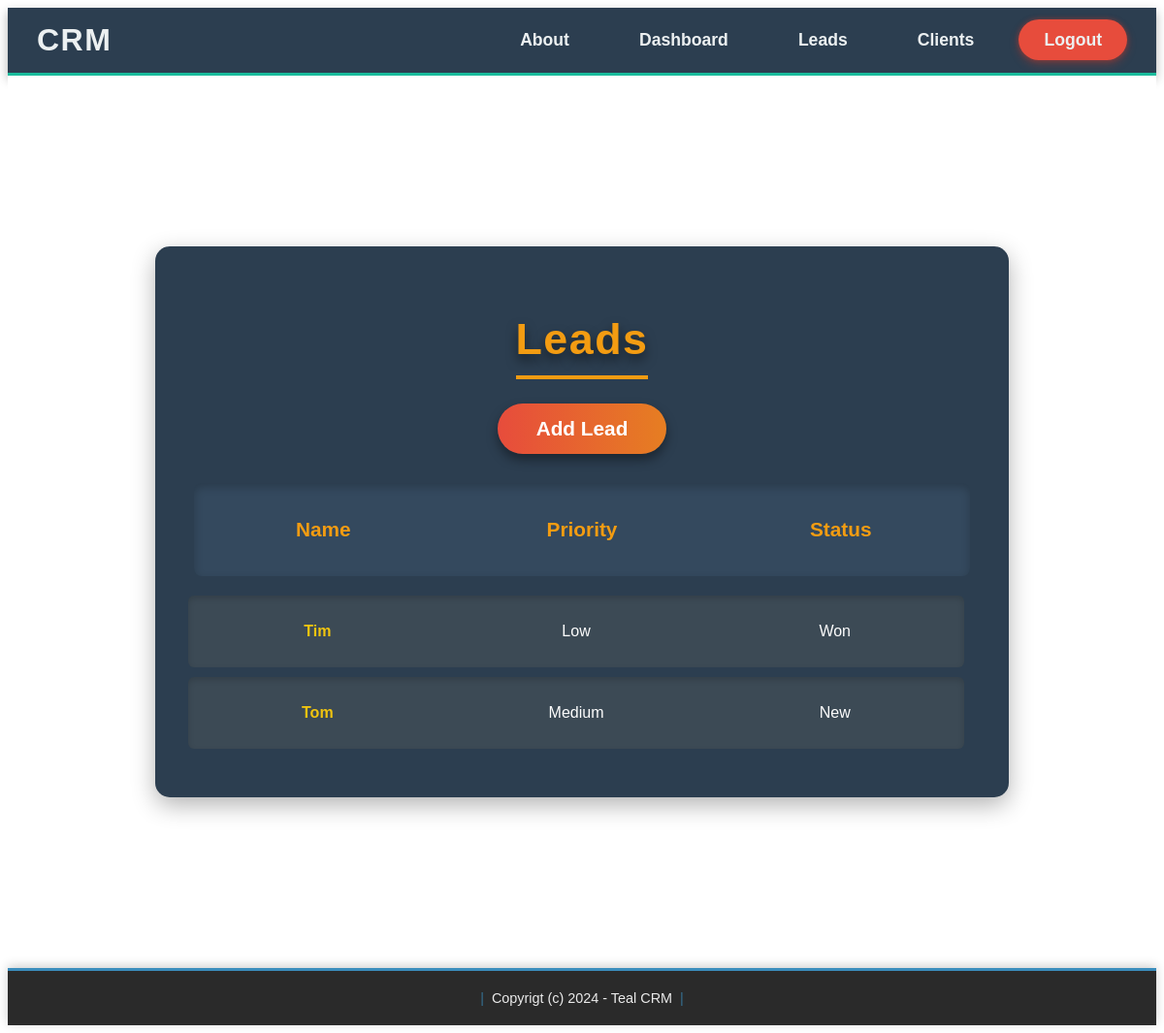
The app's page /leads_list/ (signed in), older data.
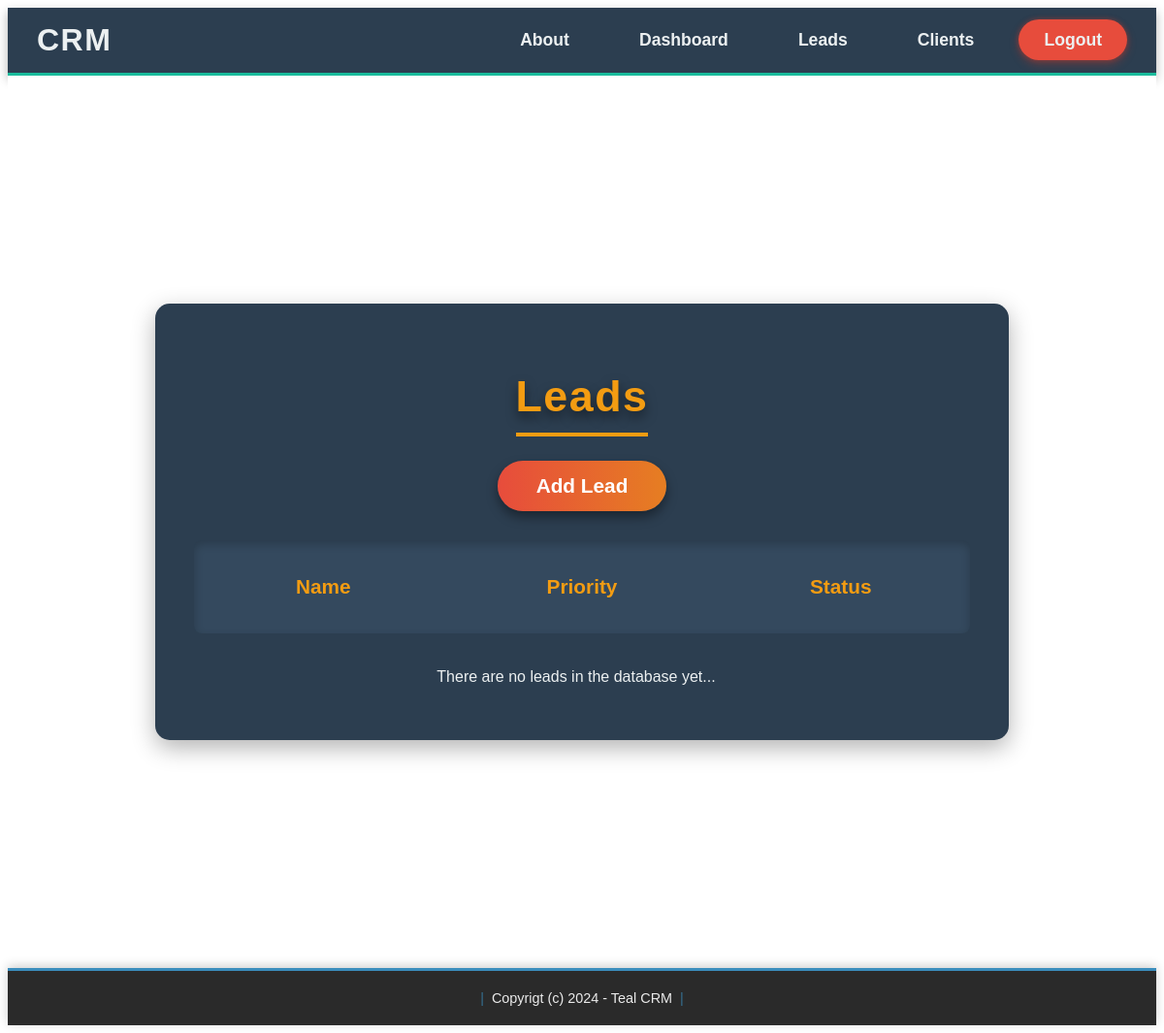
The same page, newer data.
### catalog/models.py (models this page shows, shortened)
class Lead(models.Model):
    LOW = 'low'
    MEDIUM = 'medium'
    HIGH = 'high'
    CHOICES_PRIORITY = (
        (LOW, 'Low'),
        (MEDIUM, 'Medium'),
        (HIGH, 'High'),
    )
    NEW = 'new'
    CONTACTED = 'contacted'
    WON = 'won'
    LOST = 'lost'
    CHOICES_STATUS = (
        (NEW, 'New'),
        (CONTACTED, 'Contacted'),
        (WON, 'Won'),
        (LOST, 'Lost'),
    )
    name = models.CharField(max_length=255)
    email = models.EmailField()
    description = models.TextField(blank=True, null=True)
    priority = models.CharField(max_length=10, choices=CHOICES_PRIORITY, default=MEDIUM)
    status = models.CharField(max_length=10, choices=CHOICES_STATUS, default=NEW)
    converted_to_client = models.BooleanField(default=False)
    created_by = models.ForeignKey(User, related_name='clients', on_delete=models.CASCADE)
    created_at = models.DateTimeField(auto_now_add=True)
    modified_at = models.DateTimeField(auto_now=True)

### catalog/views.py (the view)
# urls.py: path('leads_list/', views.leads_list, name='leads_list'),
@login_required
def leads_list(request):
    leads = Lead.objects.filter(created_by=request.user, converted_to_client=False)
    data = {'leads': leads}
    return render(request, 'lead/leads_list.html', data)

### templates/lead/leads_list.html (shortened to what this page needs)
{% extends 'base.html' %}
{% load static %}
{% block head %}
    <link rel="stylesheet" href="{% static 'hom_leads.css' %}">
    <link rel="stylesheet" href="{% static 'leads_list.css' %}">
{% endblock %}
{% block content %}
<div class="page-background">
    <div class="led">
        <h1 class="zag">Leads</h1>
        <a class="das" href="{% url 'addlead' %}">Add Lead</a>
        <div class="flex-header">
            <p class="column-title">Name</p>
            <p class="column-title">Priority</p>
            <p class="column-title">Status</p>
        </div>
        <div class="scroll-container">
            {% for lead in leads %}
                <div class="table-row">
                    <p class="row-text">
                        <a href="{% url 'leads_detail' lead.id %}">{{ lead.name }}</a>
                    </p>
                    <p class="row-text">{{ lead.get_priority_display }}</p>
                    <p class="row-text">{{ lead.get_status_display }}</p>
                </div>
            {% empty %}
                <p>There are no leads in the database yet...</p>
            {% endfor %}
        </div>
    </div>
</div>
{% endblock %}

Row changes from the older to the newer data that the page shows:
no longer on this page (row edited): Lead: name "Tim", priority "Low", status "Won"
no longer on this page (row edited): Lead: name "Tom", priority "Medium", status "New"
Text that changed along with them:
text now shown: "There are no leads in the database yet..."
